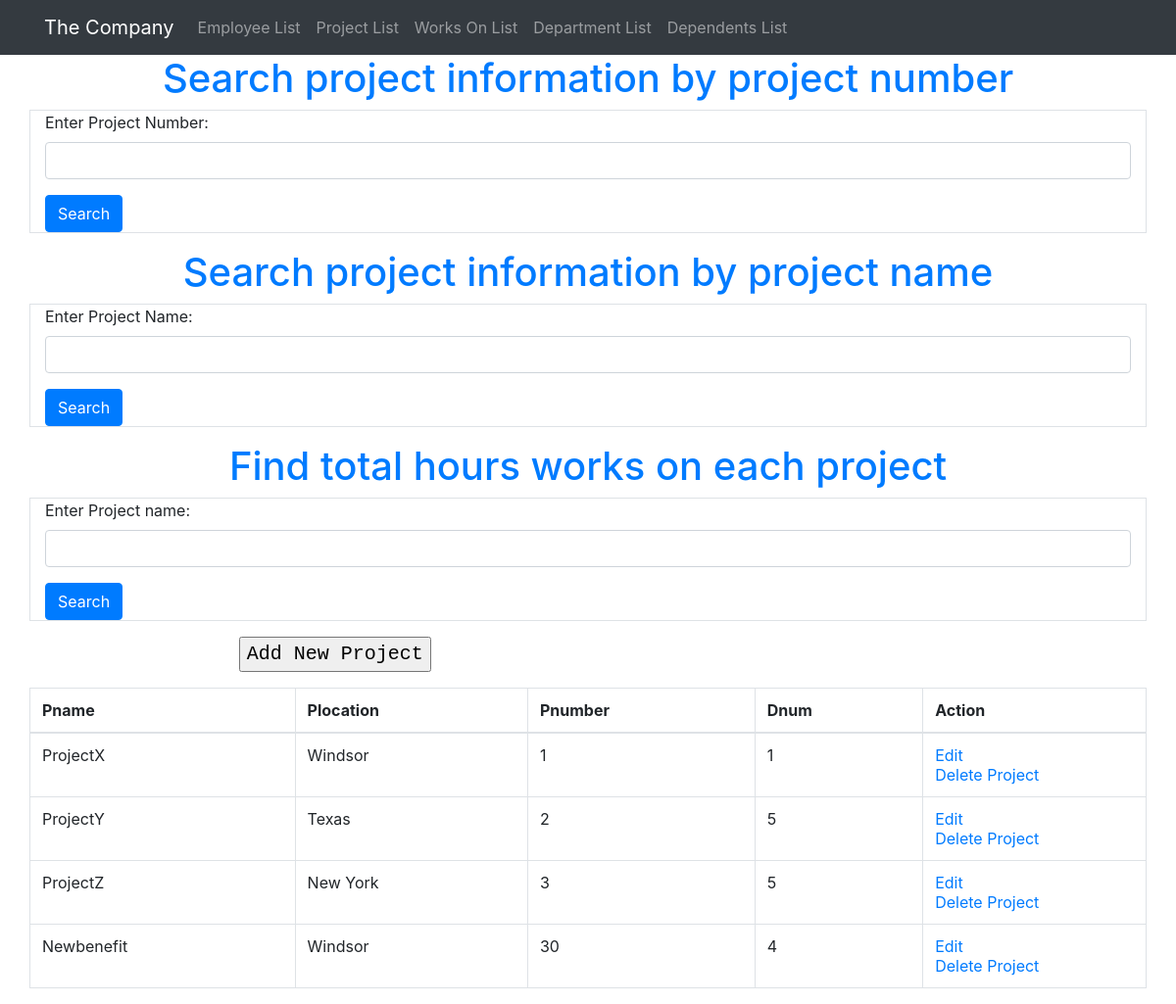
The app's page /4150/searchproject.php with its own data.
### tables this page shows
CREATE TABLE Projects(Pname VARCHAR(15) NOT NULL,
	Pnumber INT NOT NULL,
	Plocation VARCHAR(15) NULL,
	Dnum INT NOT NULL,
	PRIMARY KEY (Pnumber),
	UNIQUE (Pname));

### 4150/model.php (called while the page is built, shortened)
<?php
class DB
{
    public $con;
    public function __construct()
    {
        $this->con = mysqli_connect(DB_HOST, DB_USER, DB_PASSWORD);
        mysqli_select_db($this->con, DB_NAME);
        mysqli_query($this->con, "SET NAMES 'utf8'");
    }
    public function select($sql){
        try {
            $data = [];
            $result = mysqli_query($this->con, $sql);
            if (mysqli_num_rows($result) > 0) {
                while($row = mysqli_fetch_assoc($result)) {
                    $data[] = $row;
                }
            }
            return $data;
        } catch (Exception $ex) {
            return false;
        }
    }
}

### 4150/controllersearchproject.php (called while the page is built, shortened)
<?php
    require "model.php";
    $db = new DB();
	if (isset($_POST['searchproject'])) {
        $pnumber = $_POST['pnumber'];
      	if (!empty($pnumber)) {
          $data = $db->select("SELECT Pnumber,Plocation,Pname,Dnum FROM Projects WHERE Pnumber = '{$pnumber}'");
          $arr = array();
          foreach ($data as $index => $t) {
              if (isset($arr[$t["Pnumber"]])) {
                  unset($data[$index]);
                  continue;
              }
              $arr[$t["Pnumber"]] = true;
          }
        }
        else {
          $data = $db->select("SELECT Pnumber,Plocation,Pname,Dnum FROM Projects WHERE Pnumber = '{$pnumber}'");
            foreach ($data as $index => $t) {
                if (isset($arr[$t["Pnumber"]])) {
                    unset($data[$index]);
                    continue;
                }
                $arr[$t["Pnumber"]] = true;
            }
          }
    }
		elseif (isset($_GET['id'])) {
        $id = $_GET['id'];
        $departments = $db->select("SELECT * FROM Department");
        $values =  $db->select("SELECT * FROM Projects WHERE Pnumber = '{$id}'");
        $result = $values[0];
    }
	else {
        $data = $db->select("SELECT * FROM Projects");
        $projects = $db->select("SELECT * FROM Projects");
    }
?>

### 4150/searchproject.php (the view, shortened to what this page needs)
<?php require "controllersearchproject.php"; ?>
<html>
<head>
    <link rel="stylesheet" href="https://maxcdn.bootstrapcdn.com/bootstrap/4.5.2/css/bootstrap.min.css">
</head>
<body>
    <?php include 'menu.php'; ?>
    <h1 class="text-primary text-center">Search project information by project number</h1>
    <form class="container border" method="post" action="<?= preg_replace('/\/[A-Za-z0-9]+(\.*\w*)(\?(.)*)*$/', '/', $_SERVER['REQUEST_URI']); ?>searchproject.php">
        <div class="form-group">
            <label for="pnumber">Enter Project Number:</label>
            <input type="text" class="form-control" name="pnumber">
        </div>
        <button type="submit" class="btn btn-primary" name="searchproject">Search</button>
    </form>
  	 <h1 class="text-primary text-center">Search project information by project name</h1>
    <form class="container border" method="post" action="<?= preg_replace('/\/[A-Za-z0-9]+(\.*\w*)(\?(.)*)*$/', '/', $_SERVER['REQUEST_URI']); ?>searchproject.php">
        <div class="form-group">
            <label for="pname">Enter Project Name:</label>
            <input type="text" class="form-control" name="pname">
        </div>
        <button type="submit" class="btn btn-primary" name="searchprojectpname">Search</button>
    </form>
    <h1 class="text-primary text-center">Find total hours works on each project</h1>
    <form class="container border" method="post" action="<?= preg_replace('/\/[A-Za-z0-9]+(\.*\w*)(\?(.)*)*$/', '/', $_SERVER['REQUEST_URI']); ?>findtotalhours.php">
        <div class="form-group">
            <label for="pname">Enter Project name:</label>
            <input type="text" class="form-control" name="pname">
        </div>
        <button type="submit" class="btn btn-primary" name="findtotalhours">Search</button>
    </form>
  <pre><?php echo "\t \t  \t     " ;?><input type=button onClick="location.href='./addproject.php'" style = "font-size:20px" value='Add New Project'></pre>
<table class="container table table-bordered"  >
        <thead>
            <tr>
                <th>Pname</th>
                <th>Plocation</th>
                <th>Pnumber</th>
                <th>Dnum</th>
              	<th>Action</th>
            </tr>
        </thead>
        <tbody>
        <?php foreach ($data as $row): ?>
                <tr>
                    <td><?= $row['Pname'] ?></td>
                    <td><?= $row['Plocation'] ?></td>
                    <td><?= $row['Pnumber'] ?></td>
                    <td><?= $row['Dnum'] ?></td>
                    <td style="width:20%;">
                          <a href="addproject.php?id=<?=$row['Pnumber'] ?>">Edit</a><br>
                      <a href="deleteproject.php?id=<?=$row['Pnumber'] ?>">Delete Project</a>
                  </td>
                </tr>
            <?php endforeach; ?>
        </tbody>
    </table>
</body>

### 4150/menu.php
<nav class="navbar navbar-expand-md bg-dark navbar-dark">
    <div class="container">
      <a class="navbar-brand" style="font-size:20px" href="home.php">The Company</a>
    <div class="collapse navbar-collapse" id="collapsibleNavbar">
        <ul class="navbar-nav">
            <li class="nav-item">
                <a class="nav-link" href="list.php">Employee List </a>
            </li>
          <li class="nav-item">
                <a class="nav-link" href="searchproject.php">Project List</a>
            </li>
          <li class="nav-item">
                <a class="nav-link" href="search1.php">Works On List</a>
            </li>
          <li class="nav-item">
                <a class="nav-link" href="departmentlist.php">Department List</a>
            </li>
     <li class="nav-item">
                <a class="nav-link" href="dependents.php">Dependents List</a>
            </li>
        </ul>
    </div>
</nav>

### records on screen
projects: Pname "ProjectX", Plocation "Windsor", Pnumber "1", Dnum "1"
projects: Pname "ProjectY", Plocation "Texas", Pnumber "2", Dnum "5"
projects: Pname "ProjectZ", Plocation "New York", Pnumber "3", Dnum "5"
projects: Pname "Newbenefit", Plocation "Windsor", Pnumber "30", Dnum "4"
